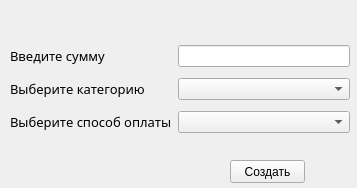
<?xml version="1.0" encoding="UTF-8"?>
<ui version="4.0">
 <class>Form</class>
 <widget class="QWidget" name="Form">
  <property name="geometry">
   <rect>
    <x>0</x>
    <y>0</y>
    <width>357</width>
    <height>188</height>
   </rect>
  </property>
  <property name="windowTitle">
   <string>Form</string>
  </property>
  <widget class="QWidget" name="layoutWidget">
   <property name="geometry">
    <rect>
     <x>10</x>
     <y>40</y>
     <width>340</width>
     <height>101</height>
    </rect>
   </property>
   <layout class="QGridLayout" name="gridLayout">
    <item row="1" column="0">
     <widget class="QLabel" name="input_category">
      <property name="font">
       <font>
        <family>Segoe Print</family>
        <pointsize>10</pointsize>
       </font>
      </property>
      <property name="text">
       <string>Выберите категорию</string>
      </property>
     </widget>
    </item>
    <item row="2" column="0">
     <widget class="QLabel" name="pay_method">
      <property name="font">
       <font>
        <family>Segoe Print</family>
        <pointsize>10</pointsize>
       </font>
      </property>
      <property name="text">
       <string>Выберите способ оплаты</string>
      </property>
     </widget>
    </item>
    <item row="0" column="1" colspan="2">
     <widget class="QLineEdit" name="money_input"/>
    </item>
    <item row="0" column="0">
     <widget class="QLabel" name="label_input_sum">
      <property name="font">
       <font>
        <family>Segoe Print</family>
        <pointsize>10</pointsize>
       </font>
      </property>
      <property name="text">
       <string>Введите сумму</string>
      </property>
     </widget>
    </item>
    <item row="1" column="1" colspan="2">
     <widget class="QComboBox" name="category_comboBox"/>
    </item>
    <item row="2" column="1" colspan="2">
     <widget class="QComboBox" name="pay_method_comboBox"/>
    </item>
   </layout>
  </widget>
  <widget class="QPushButton" name="del_money_to_bd">
   <property name="geometry">
    <rect>
     <x>230</x>
     <y>160</y>
     <width>75</width>
     <height>23</height>
    </rect>
   </property>
   <property name="text">
    <string>Создать</string>
   </property>
  </widget>
 </widget>
 <resources/>
 <connections/>
</ui>
